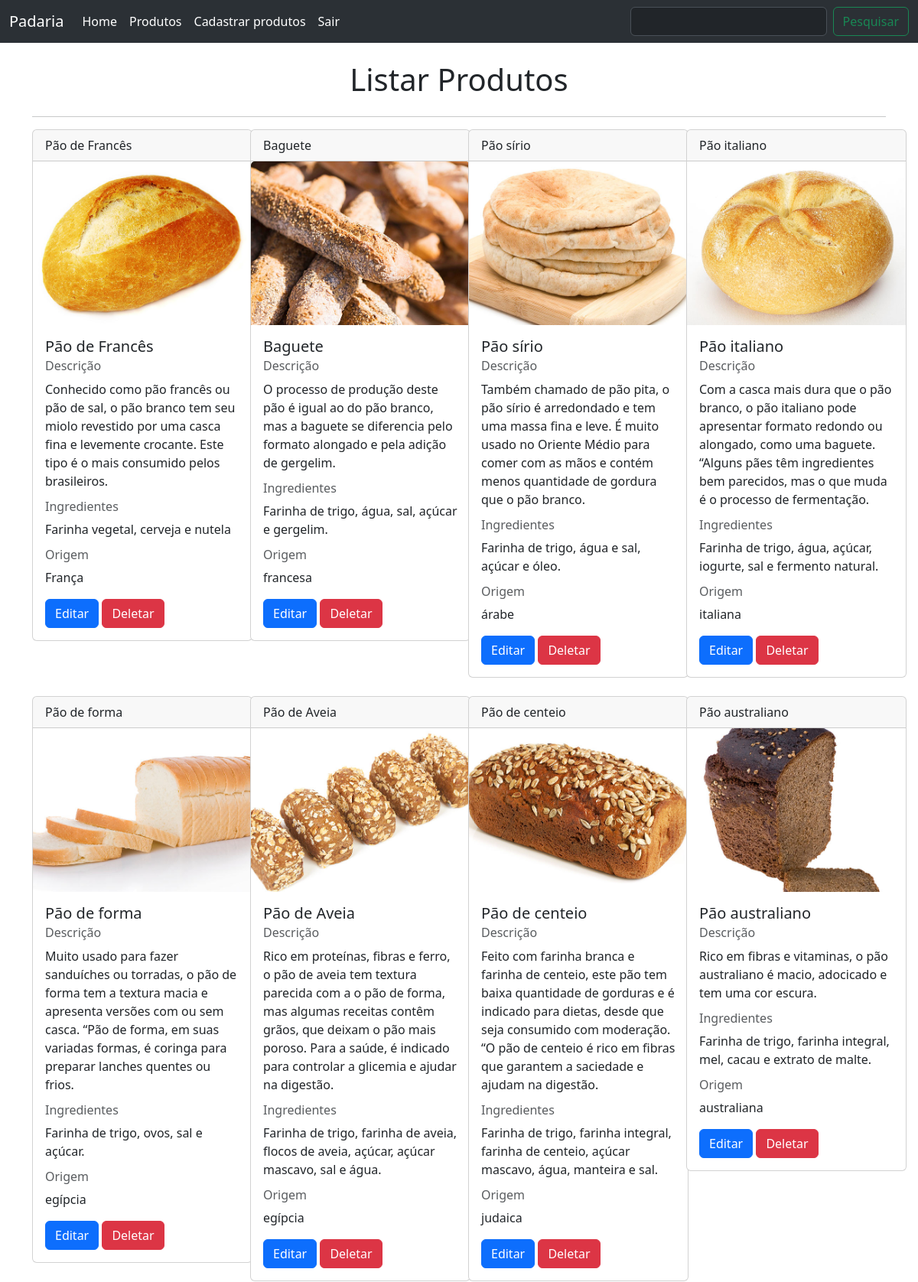
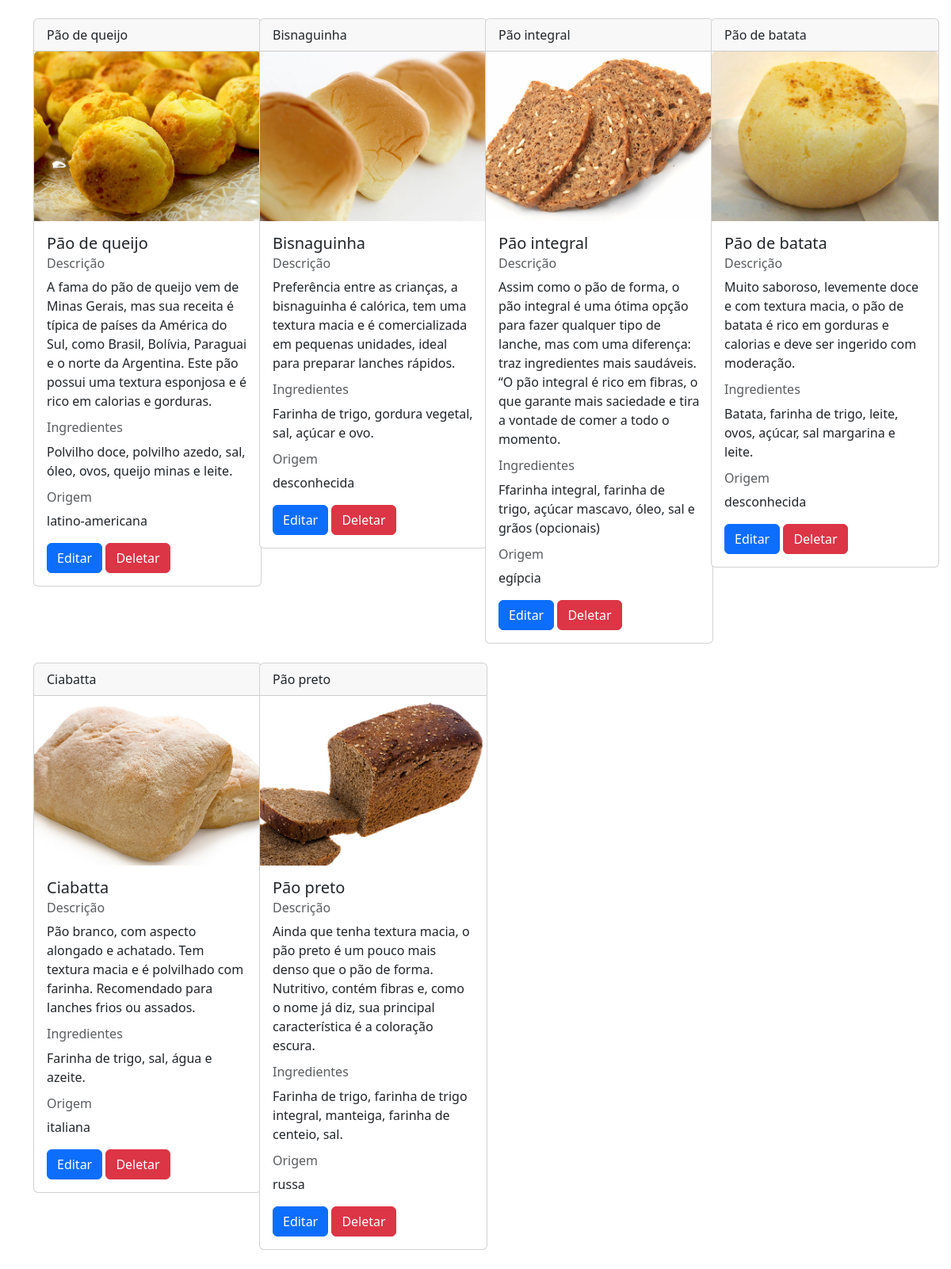
Page /Listar_produtos on the committed database (2 pictures, top to bottom).
### app.py (models this page shows, shortened)
class Product(db.Model):
    __tablename__ = "produto"
    id = db.Column(db.Integer, primary_key=True)
    nome = db.Column(db.String (100), nullable=False)
    descricao = db.Column(db.String(500))
    ingredientes = db.Column(db.String(500))
    origem = db.Column(db.String(500))
    imagem = db.Column(db.String(100))

### app.py (the view)
@app.route("/Listar_produtos", methods=["GET", "POST"])
@login_required
def listar_produtos():
    if request.method == "POST":
        termo = request.form["pesquisa"]
        resultado = db.session.execute(db.select(Product).filter(Product.nome.like(f"%{termo}%"))).scalars()
        return render_template('produtos.html', produtos=resultado)
    else:
        produtos = db.session.execute(db.select(Product)).scalars()
        return render_template("produtos.html", produtos=produtos)

### templates/produtos.html
{% extends 'base.html'%}
{% block pesquisa %}
<form class="d-flex" role="search" action="{{url_for('listar_produtos')}}" method="post">
    <input class="form-control me-2" type="search" aria-label="Search" name="pesquisa">
    <button class="btn btn-outline-success" type="submit">Pesquisar</button>
  </form>
{% endblock %}
{% block main %}
<div class="container">
    <br>
    <div class="d-flex justify-content-center">
        <h1>Listar Produtos</h1>
    </div>
    <hr>
    <div class="row">
        {%for produto in produtos%}
        <div class="col-md-3">
            <div class="card" style="width: 18rem;">
                <div class="card-header">
                    {{produto.nome}}
                  </div>
                <img src="{{url_for('static', filename='imagem/' + produto.imagem)}}" class="card-img-top" alt="{{produto.nome}}">
                <div class="card-body">
                  <h5 class="card-title">{{produto.nome}}</h5>
                  <h6 class="card-subtitle mb-2 text-body-secondary">Descrição</h6>
                  <p class="card-text">{{produto.descricao}}</p>
                  <h6 class="card-subtitle mb-2 text-body-secondary">Ingredientes</h6>
                  <p>{{produto.ingredientes}}</p>
                  <h6 class="card-subtitle mb-2 text-body-secondary">Origem</h6>
                  <p>{{produto.origem}}</p>
                  <a href="{{ url_for('editar_produto', id=produto.id) }}" class="btn btn-primary">Editar</a>
                  <a href="{{ url_for('deletar_produto', id=produto.id) }}" onclick="return confirm('Deseja realmente deletar esse produto?')" class="btn btn-danger">Deletar</a>
                </div>
              </div>
              <br>
        </div>
        {% endfor %}
    </div>
</div>
{% endblock %}

### templates/base.html (shortened to what this page needs)
<!DOCTYPE html>
<html lang="pt-BR">
<head>
    <link href="https://cdn.jsdelivr.net/npm/bootstrap@5.3.3/dist/css/bootstrap.min.css" rel="stylesheet">
</head>
<body>
    <header>
        <nav class="navbar navbar-expand-lg bg-body-tertiary" data-bs-theme="dark">
            <div class="container-fluid">
              <a class="navbar-brand" href="#">Padaria</a>
              <div class="collapse navbar-collapse" id="navbarSupportedContent">
                <ul class="navbar-nav me-auto mb-2 mb-lg-0">
                  <li class="nav-item">
                    <a class="nav-link active" aria-current="page" href="{{url_for('home')}}">Home</a>
                  </li>
                  <li class="nav-item">
                    <a class="nav-link active" aria-current="page" href="{{url_for('listar_produtos')}}">Produtos</a>
                  </li>
                  <li class="nav-item">
                    <a class="nav-link active" aria-current="page" href="{{url_for('cadastrar_produto')}}">Cadastrar produtos</a>
                  </li>
                  <li class="nav-item">
                    <a class="nav-link active" href="/logout">Sair</a>
                  </li>
                </ul>
                {% block pesquisa %}
                {% endblock %}
              </div>
            </div>
          </nav>
    </header>
    <main>
        {% block main %}
        {% endblock %}
    </main>
</body>
</html>

### rows in the picture
Product: nome "Pão de Francês", imagem (picture), descricao "Conhecido como pão francês ou pão de sal, o pão branco tem seu miolo revestido por uma casca fina e levemente crocante. Este tipo é o mais consumido pelos brasileiros.", ingredientes "Farinha vegetal, cerveja e nutela", origem "França"
Product: nome "Baguete", imagem (picture), descricao "O processo de produção deste pão é igual ao do pão branco, mas a baguete se diferencia pelo formato alongado e pela adição de gergelim.", ingredientes "Farinha de trigo, água, sal, açúcar e gergelim.", origem "francesa"
Product: nome "Pão sírio", imagem (picture), descricao "Também chamado de pão pita, o pão sírio é arredondado e tem uma massa fina e leve. É muito usado no Oriente Médio para comer com as mãos e contém menos quantidade de gordura que o pão branco.", ingredientes "Farinha de trigo, água e sal, açúcar e óleo.", origem "árabe"
Product: nome "Pão italiano", imagem (picture), descricao "Com a casca mais dura que o pão branco, o pão italiano pode apresentar formato redondo ou alongado, como uma baguete. “Alguns pães têm ingredientes bem parecidos, mas o que muda é o processo de fermentação.", ingredientes "Farinha de trigo, água, açúcar, iogurte, sal e fermento natural.", origem "italiana"
Product: nome "Pão de forma", imagem (picture), descricao "Muito usado para fazer sanduíches ou torradas, o pão de forma tem a textura macia e apresenta versões com ou sem casca. “Pão de forma, em suas variadas formas, é coringa para preparar lanches quentes ou frios.", ingredientes "Farinha de trigo, ovos, sal e açúcar.", origem "egípcia"
Product: nome "Pão de Aveia", imagem (picture), descricao "Rico em proteínas, fibras e ferro, o pão de aveia tem textura parecida com a o pão de forma, mas algumas receitas contêm grãos, que deixam o pão mais poroso. Para a saúde, é indicado para controlar a glicemia e ajudar na digestão.", ingredientes "Farinha de trigo, farinha de aveia, flocos de aveia, açúcar, açúcar mascavo, sal e água.", origem "egípcia"
Product: nome "Pão de centeio", imagem (picture), descricao "Feito com farinha branca e farinha de centeio, este pão tem baixa quantidade de gorduras e é indicado para dietas, desde que seja consumido com moderação. “O pão de centeio é rico em fibras que garantem a saciedade e ajudam na digestão.", ingredientes "Farinha de trigo, farinha integral, farinha de centeio, açúcar mascavo, água, manteira e sal.", origem "judaica"
Product: nome "Pão australiano", imagem (picture), descricao "Rico em fibras e vitaminas, o pão australiano é macio, adocicado e tem uma cor escura.", ingredientes "Farinha de trigo, farinha integral, mel, cacau e extrato de malte.", origem "australiana"
Product: nome "Pão de queijo", imagem (picture), descricao "A fama do pão de queijo vem de Minas Gerais, mas sua receita é típica de países da América do Sul, como Brasil, Bolívia, Paraguai e o norte da Argentina. Este pão possui uma textura esponjosa e é rico em calorias e gorduras.", ingredientes "Polvilho doce, polvilho azedo, sal, óleo, ovos, queijo minas e leite.", origem "latino-americana"
Product: nome "Bisnaguinha", imagem (picture), descricao "Preferência entre as crianças, a bisnaguinha é calórica, tem uma textura macia e é comercializada em pequenas unidades, ideal para preparar lanches rápidos.", ingredientes "Farinha de trigo, gordura vegetal, sal, açúcar e ovo.", origem "desconhecida"
Product: nome "Pão integral", imagem (picture), descricao "Assim como o pão de forma, o pão integral é uma ótima opção para fazer qualquer tipo de lanche, mas com uma diferença: traz ingredientes mais saudáveis. “O pão integral é rico em fibras, o que garante mais saciedade e tira a vontade de comer a todo o momento.", ingredientes "Ffarinha integral, farinha de trigo, açúcar mascavo, óleo, sal e grãos (opcionais)", origem "egípcia"
Product: nome "Pão de batata", imagem (picture), descricao "Muito saboroso, levemente doce e com textura macia, o pão de batata é rico em gorduras e calorias e deve ser ingerido com moderação.", ingredientes "Batata, farinha de trigo, leite, ovos, açúcar, sal margarina e leite.", origem "desconhecida"
Product: nome "Ciabatta", imagem (picture), descricao "Pão branco, com aspecto alongado e achatado. Tem textura macia e é polvilhado com farinha. Recomendado para lanches frios ou assados.", ingredientes "Farinha de trigo, sal, água e azeite.", origem "italiana"
Product: nome "Pão preto", imagem (picture), descricao "Ainda que tenha textura macia, o pão preto é um pouco mais denso que o pão de forma. Nutritivo, contém fibras e, como o nome já diz, sua principal característica é a coloração escura.", ingredientes "Farinha de trigo, farinha de trigo integral, manteiga, farinha de centeio, sal.", origem "russa"
